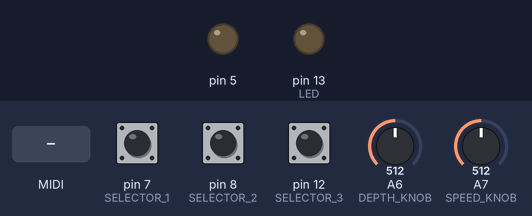
Bench run of a sketch on a simulated Arduino Nano, built with avr-gcc and run on an emulated ATmega328P. Shown: output pins drawn as LEDs (lit = HIGH). The inputs (shaded band) are chosen by the test bench; at power-on: pin 8 (SELECTOR_2) HIGH, pin 7 (SELECTOR_1) HIGH, A6 (DEPTH_KNOB) = 512, A7 (SPEED_KNOB) = 512, pin 12 (SELECTOR_3) HIGH. MIDI output is not drawn.

Above: at 1.25 s.
1.3 s: pin 8 (SELECTOR_2) pulled LOW for 0.15 s
4.3 s: pin 7 (SELECTOR_1) pulled LOW for 0.15 s
At 4.74 s:
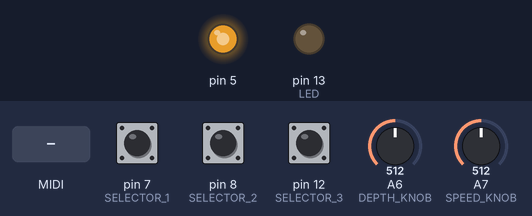
7.4 s: A6 (DEPTH_KNOB) set to 716
At 7.76 s:
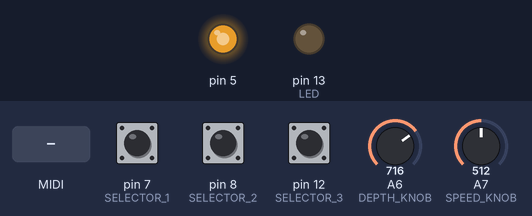
10.4 s: A7 (SPEED_KNOB) set to 716
At 10.78 s:
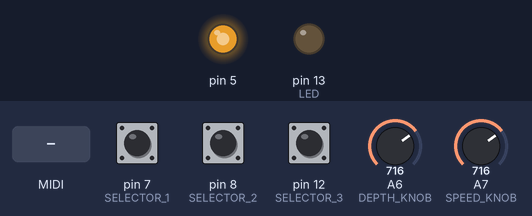
13.4 s: pin 12 (SELECTOR_3) pulled LOW for 0.15 s
At 13.79 s:
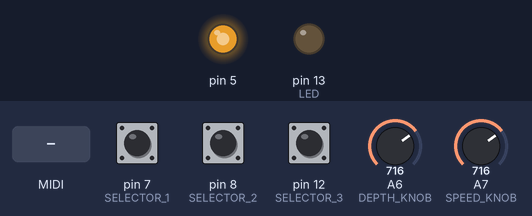
16.5 s: MIDI note 36 received
Timing chart, 0 to 19.5 s (numbered marks = the images above; inputs shaded):
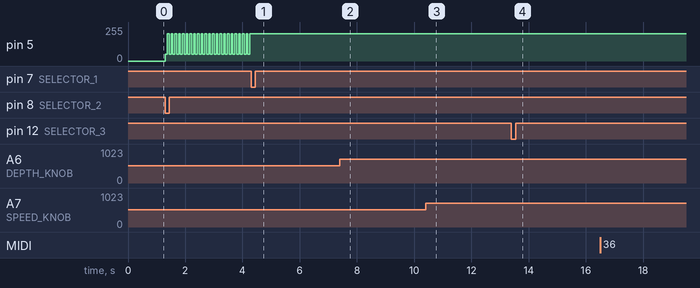

The sketch:

robotToneTremolo.ino
```cpp
/*
 * Connor Walsh
 * waveform_generator.ino
 */

#include <MIDI.h>

#include "pwm_waves.h"

/*
 * Actual Pin values
 * ADC7 21
 * ADC6 28
 * ADC5 19
 * ADC4 26
 * ADC0 22
 */

//#define SPEED_KNOB 21
//#define DEPTH_KNOB 28
#define DEPTH_KNOB A6
#define SPEED_KNOB A7

// Actual Pins
// 11 -> D11

// 10 -> D7  (7)
// 11 -> D8  (8)
// 15 -> D12 (12)

#define SELECTOR_1 7
#define SELECTOR_2 8
#define SELECTOR_3 12

#define MIN_DEPTH 60
#define MAX_DEPTH 250

#define MIN_SPEED 1
#define MAX_SPEED 8

#define DEPTH_SENSITIVITY 2
#define SPEED_SENSITIVITY 2

#define MIDI_CHAN 1
#define LED 13

uint16_t speedValue = MIN_SPEED;
uint16_t depthValue = MAX_DEPTH;

uint8_t waveType = SINE_WAVE;
uint8_t prevWaveType = SINE_WAVE;

uint8_t depthUpperDelta;
uint8_t depthLowerDelta;

uint8_t speedUpperDelta;
uint8_t speedLowerDelta;

bool ledState = false;


// These flags specify whether the MIDI has updated a value
bool lockWaveSpeed = false;
bool lockWaveDepth = false;

// Set MIDI object to use Serial port
MIDI_CREATE_DEFAULT_INSTANCE();

// MIDI CC 12: Effect Controller 1 (Waveform select)
// MIDI CC 13: Effect Controller 2 (Speed Knob)
// MIDI CC 92: Tremelo Effect Depth
void handleControlChange(uint8_t channel, uint8_t number, uint8_t value)
{
  if (channel == MIDI_CHAN)
  {
    switch (number)
    {
      case 12: { // Effect Controller 1 -> Signal Select
        switch (value) {
          case SINE_WAVE: {
            digitalWrite(LED, ledState);
            ledState = ~ledState;
            waveType = SINE_WAVE;
          } break;
          case SQUARE_WAVE: {
            digitalWrite(LED, ledState);
            ledState = ~ledState;
            waveType = SQUARE_WAVE;
          } break;
          case RAMP_WAVE: {
            digitalWrite(LED, ledState);
            ledState = ~ledState;
            waveType = RAMP_WAVE;
          } break;
        };
      } break;
      case 13: { // Effect Controller 2
        // Speed Knob
      } break;
      case 92: { // Termelo Effect Depth
        digitalWrite(LED, ledState);
        ledState = ~ledState;
        // Set the new depth value based on MIDI data
        depthValue = map(value, 0, 127, MIN_DEPTH, MAX_DEPTH);

        // Make sure we don't update the depth to the knob value unless it changes
        lockWaveDepth = true;

        // Set the depth window that the value will have to overcome to disable
        // the MIDI lock
        depthUpperDelta = depthValue + DEPTH_SENSITIVITY;
        // Account for overflow on the depth range
        if (depthUpperDelta < depthValue) depthUpperDelta = MAX_DEPTH;
        depthLowerDelta = depthValue - DEPTH_SENSITIVITY;
        if (depthLowerDelta > depthValue) depthLowerDelta = MIN_DEPTH;
      } break;
    };
  }
}

void setup()
{
  // Set the selector pins to use the internal pull up resistors
  pinMode(SELECTOR_1, INPUT_PULLUP);
  pinMode(SELECTOR_2, INPUT_PULLUP);
  pinMode(SELECTOR_3, INPUT_PULLUP);

  pinMode(LED, OUTPUT);

  // Update state values before starting waveforms
  updateWaveInputs();
  updateWaveType();
  updateWaveState(waveType, depthValue, speedValue);

  // Begin generating modulation waveform
  beginPWMWave();

  // Set callback for handling Control Change messages
  MIDI.setHandleControlChange(handleControlChange);
  MIDI.begin(MIDI_CHAN); // Listen to MIDI messages on MIDI_CHAN
}

void loop()
{
  updateWaveInputs();
  updateWaveType();
  updateWaveState(waveType, depthValue, speedValue);
  MIDI.read(MIDI_CHAN);

  delay(10);
}

void updateWaveType()
{
  uint8_t selectedWave = prevWaveType;
  if (digitalRead(SELECTOR_1) == LOW) selectedWave = SINE_WAVE;
  if (digitalRead(SELECTOR_2) == LOW) selectedWave = SQUARE_WAVE;
  if (digitalRead(SELECTOR_3) == LOW) selectedWave = RAMP_WAVE;

  if (selectedWave != prevWaveType)
  {
    waveType = selectedWave;
    prevWaveType = selectedWave;
  }
}

// Update the depth and speed values
// If the midi lock is true, the depth/speed values must change by an amount
// greater than the previous value +/- some sensitivity
void updateWaveInputs() {
  uint16_t selectedSpeed = analogRead(SPEED_KNOB);
  uint16_t selectedDepth = analogRead(DEPTH_KNOB);

  selectedDepth = map(selectedDepth, 0, 1023, MIN_DEPTH, MAX_DEPTH);
  selectedSpeed = map(selectedSpeed, 0, 1023, MIN_SPEED, MAX_SPEED);

  if (lockWaveDepth)
  {
    if ((selectedDepth > depthUpperDelta) || (selectedDepth < depthLowerDelta))
    {
      depthValue = selectedDepth;
    }
  }
  else
  {
    depthValue = selectedDepth;
  }

  speedValue = selectedSpeed;
}
```

pwm_waves.h
```cpp
/*
 * Connor Walsh
 * pwm_waves.h
 * This file provides functions for generating waves using the AVR timers and
 * Interrupts for use with roboTone tremelo effects pedal v0.1
 */
#include <avr/io.h>
#include <avr/interrupt.h>

#define WAVELENGTH 256
#define WAVECOUNT 3
#define WAVEOFFSET 128
#define WAVEDUTY OCR0B
#define WAVESPEED OCR2A

// These values specify the prescaler modes for which timer
#define NO_CLOCK 0
#define NO_PRESCALER 1
#define PRESCALER_0_8_BIT 2
#define PRESCALER_0_64_BIT 3
#define PRESCALER_0_256_BIT 4
#define PRESCALER_0_1024_BIT 5
#define PRESCALER_2_8_BIT 2
#define PRESCALER_2_32_BIT 3
#define PRESCALER_2_64_BIT 4
#define PRESCALER_2_128_BIT 5
#define PRESCALER_2_256_BIT 6
#define PRESCALER_2_1024_BIT 7

#define SINE_WAVE 0
#define SQUARE_WAVE 1
#define RAMP_WAVE 2


/*
* Waveform data for the modulation signal. Created using a simple go program
* Index : Waveform
* 0     : Sine
* 1     : Square
* 2     : Ramp
*/
int8_t waveforms[WAVECOUNT][WAVELENGTH] = {
  // Sine wave
  {0, 3, 6, 9, 12, 15, 18, 21, 24, 27, 30, 33, 36, 39, 42, 45, 48, 51, 54, 57, 59, 62, 65, 67, 70, 73, 75, 78, 80, 82, 85, 87, 89, 91, 94, 96, 98, 100, 102, 103, 105, 107, 108, 110, 112, 113, 114, 116, 117, 118, 119, 120, 121, 122, 123, 123, 124, 125, 125, 126, 126, 126, 126, 126, 127, 126, 126, 126, 126, 126, 125, 125, 124, 123, 123, 122, 121, 120, 119, 118, 117, 116, 114, 113, 112, 110, 108, 107, 105, 103, 102, 100, 98, 96, 94, 91, 89, 87, 85, 82, 80, 78, 75, 73, 70, 67, 65, 62, 59, 57, 54, 51, 48, 45, 42, 39, 36, 33, 30, 27, 24, 21, 18, 15, 12, 9, 6, 3, 0, -3, -6, -9, -12, -15, -18, -21, -24, -27, -30, -33, -36, -39, -42, -45, -48, -51, -54, -57, -59, -62, -65, -67, -70, -73, -75, -78, -80, -82, -85, -87, -89, -91, -94, -96, -98, -100, -102, -103, -105, -107, -108, -110, -112, -113, -114, -116, -117, -118, -119, -120, -121, -122, -123, -123, -124, -125, -125, -126, -126, -126, -126, -126, -127, -126, -126, -126, -126, -126, -125, -125, -124, -123, -123, -122, -121, -120, -119, -118, -117, -116, -114, -113, -112, -110, -108, -107, -105, -103, -102, -100, -98, -96, -94, -91, -89, -87, -85, -82, -80, -78, -75, -73, -70, -67, -65, -62, -59, -57, -54, -51, -48, -45, -42, -39, -36, -33, -30, -27, -24, -21, -18, -15, -12, -9, -6, -3},
  // Square wave
  {-128, -128, -128, -128, -128, -128, -128, -128, -128, -128, -128, -128, -128, -128, -128, -128, -128, -128, -128, -128, -128, -128, -128, -128, -128, -128, -128, -128, -128, -128, -128, -128, -128, -128, -128, -128, -128, -128, -128, -128, -128, -128, -128, -128, -128, -128, -128, -128, -128, -128, -128, -128, -128, -128, -128, -128, -128, -128, -128, -128, -128, -128, -128, -128, -128, -128, -128, -128, -128, -128, -128, -128, -128, -128, -128, -128, -128, -128, -128, -128, -128, -128, -128, -128, -128, -128, -128, -128, -128, -128, -128, -128, -128, -128, -128, -128, -128, -128, -128, -128, -128, -128, -128, -128, -128, -128, -128, -128, -128, -128, -128, -128, -128, -128, -128, -128, -128, -128, -128, -128, -128, -128, -128, -128, -128, -128, -128, -128, 127, 127, 127, 127, 127, 127, 127, 127, 127, 127, 127, 127, 127, 127, 127, 127, 127, 127, 127, 127, 127, 127, 127, 127, 127, 127, 127, 127, 127, 127, 127, 127, 127, 127, 127, 127, 127, 127, 127, 127, 127, 127, 127, 127, 127, 127, 127, 127, 127, 127, 127, 127, 127, 127, 127, 127, 127, 127, 127, 127, 127, 127, 127, 127, 127, 127, 127, 127, 127, 127, 127, 127, 127, 127, 127, 127, 127, 127, 127, 127, 127, 127, 127, 127, 127, 127, 127, 127, 127, 127, 127, 127, 127, 127, 127, 127, 127, 127, 127, 127, 127, 127, 127, 127, 127, 127, 127, 127, 127, 127, 127, 127, 127, 127, 127, 127, 127, 127, 127, 127, 127, 127, 127, 127, 127, 127, 127, 127},
  // Ramp wave
  {-128, -127, -126, -125, -124, -123, -122, -121, -120, -119, -118, -117, -116, -115, -114, -113, -112, -111, -110, -109, -108, -107, -106, -105, -104, -103, -102, -101, -100, -99, -98, -97, -96, -95, -94, -93, -92, -91, -90, -89, -88, -87, -86, -85, -84, -83, -82, -81, -80, -79, -78, -77, -76, -75, -74, -73, -72, -71, -70, -69, -68, -67, -66, -65, -64, -63, -62, -61, -60, -59, -58, -57, -56, -55, -54, -53, -52, -51, -50, -49, -48, -47, -46, -45, -44, -43, -42, -41, -40, -39, -38, -37, -36, -35, -34, -33, -32, -31, -30, -29, -28, -27, -26, -25, -24, -23, -22, -21, -20, -19, -18, -17, -16, -15, -14, -13, -12, -11, -10, -9, -8, -7, -6, -5, -4, -3, -2, -1, 0, 1, 2, 3, 4, 5, 6, 7, 8, 9, 10, 11, 12, 13, 14, 15, 16, 17, 18, 19, 20, 21, 22, 23, 24, 25, 26, 27, 28, 29, 30, 31, 32, 33, 34, 35, 36, 37, 38, 39, 40, 41, 42, 43, 44, 45, 46, 47, 48, 49, 50, 51, 52, 53, 54, 55, 56, 57, 58, 59, 60, 61, 62, 63, 64, 65, 66, 67, 68, 69, 70, 71, 72, 73, 74, 75, 76, 77, 78, 79, 80, 81, 82, 83, 84, 85, 86, 87, 88, 89, 90, 91, 92, 93, 94, 95, 96, 97, 98, 99, 100, 101, 102, 103, 104, 105, 106, 107, 108, 109, 110, 111, 112, 113, 114, 115, 116, 117, 118, 119, 120, 121, 122, 123, 124, 125, 126, 127}
};

// This struct will keep track of state of the generated wave
typedef struct {
  uint8_t type; // the type of wave, first index into waveforms array
  uint8_t index; // the current index, second index into waveforms array
  uint8_t depth; // the scale or "Depth" of the wave
  uint8_t speed; // The frequency or "Speed" of the wave
} WaveState;

static uint8_t calculateDuty();
static void beginWaveAmplitudeTimer(uint8_t clock, bool inverting);
void beginWaveSpeedTimer(uint8_t clock);

// global (internal) state for wave generation
static WaveState waveState;

/*
 * Prior to calling this function, updateWaveState should be called to make sure
 * The values for type, scale, and speed are correct
 * Calling this function will start the waveform generation
 */
void beginPWMWave()
{
  // Set up timer0 to be the pwm pin
  beginWaveAmplitudeTimer(NO_PRESCALER, false);
  beginWaveSpeedTimer(PRESCALER_2_128_BIT);
}

// This function can be called from outside the file to specify new parameters
// for the wave type, wave scale, and wave speed
void updateWaveState(uint8_t type, uint8_t depth, uint8_t speed)
{
  if (type >= 0 && type < WAVECOUNT) waveState.type = type;

  waveState.speed = speed;
  waveState.depth = depth / 2;

  return;
}

// This function uses the waveState to calculate the duty cycle for the PWM pin
// May want to inline this to reduce function call overhead
static uint8_t calculateDuty()
{
  int8_t waveData = waveforms[waveState.type][waveState.index];

  uint8_t waveDepth = waveState.depth / 2;
  waveData = ((waveData + WAVEOFFSET) * (waveDepth + waveDepth) / 255) - waveDepth;

  return waveData + WAVEOFFSET; // offset the wave to make all positive values
}

/*
 * This function sets up Timer0 with the given clock prescaler to use FastPWM
 * mode and sets the initial duty cycle.
 */
static void beginWaveAmplitudeTimer(uint8_t clock, bool inverting)
{
  // Set pin 6 (Timer0 PWM A) as an output
  DDRD |= (1 << DDD5);

  // Set the wave generation mode to fast pwm (mode 3)
  TCCR0A |= (1 << WGM01) | (1 << WGM01);

  // Set the duty cycle for Timer0 Output Compare A
  WAVEDUTY = calculateDuty();

  // Set either inverting, or non-inverting mode
  TCCR0A |= (1 << COM0B1);
  if (inverting) TCCR0A |= (1 << COM0B0);

  // Set the clock input which begins the timer
  TCCR0B |= clock;
}

void beginWaveSpeedTimer(uint8_t clock)
{
  // This doesn't work for some reason
  //WAVESPEED = waveState.speed;
  WAVESPEED = 255;

  // Set up interrupt when OCRA2 == TCNT2
  TIMSK2 |= (1 << OCIE2A);

  // Set the timer to CTC mode
  TCCR2A |= (1 << WGM21);

  // Set the clock prescaler equal to clock
  TCCR2B |= clock;

  // Set the interrupt to be enabled
  interrupts();
}

/*
 * This function implements the interrupt service routine for when the
 * speed timer has a compare match
 * It simply increments the wave index; overflow is handled by default since
 * the index is unsigned
*/
ISR(TIMER2_COMPA_vect)
{
  //uint8_t clock = TCCR2B & 0x07;
  //TCCR2B &= ~0x07; // stop the timer so that it doesn't cause any interrupts
  // Increment to next wave data point
  // This is hacky and messes up the waveform
  waveState.index += waveState.speed;

  // Update the duty cycle for the wave
  int8_t waveData = waveforms[waveState.type][waveState.index];

  uint8_t waveDepth = waveState.depth;
  waveData = ((waveData + WAVEOFFSET) * (2 * waveDepth) / 255) - waveDepth;

  WAVESPEED = waveState.speed;
  WAVEDUTY = waveData + WAVEOFFSET; // offset the wave to make all positive values

  //TCCR2B |= clock; // restart the Timer
}
```

Measured:
- after the input at 4.3 s, pin 5: stops changing and stays 204/255
- after the input at 7.4 s, pin 5: stays 204/255 (without the input it goes to 60/255 after 2.5 s)
- after the input at 10.4 s, pin 5: stays 204/255 (without the input it goes to 35/255 after 2.5 s)
- after the input at 13.4 s, pin 5: stays 204/255 (without the input it goes to 184/255 after 2.6 s)
- by itself, pin 5: alternates 204/255 for 0.07 s and 51/255 for 0.07 s
